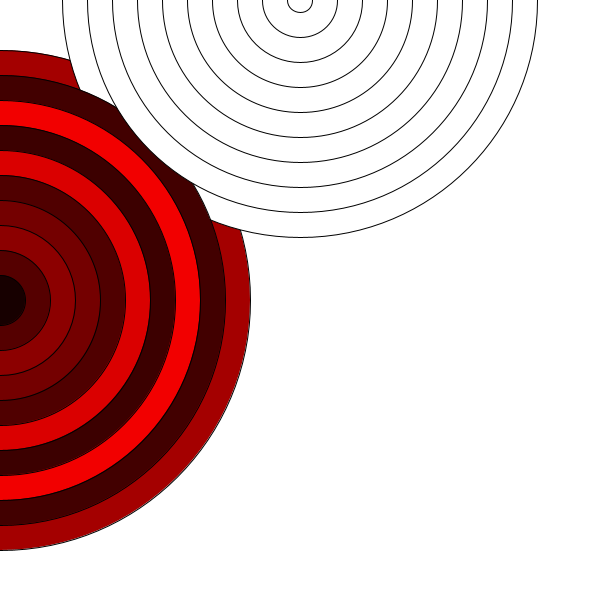
Frame 1 (no input)
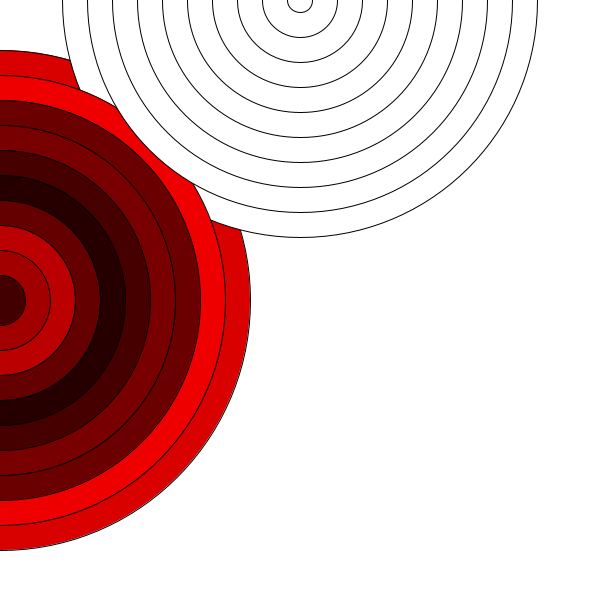
Frame 60 (the mouse pressed at the canvas centre just before this capture)
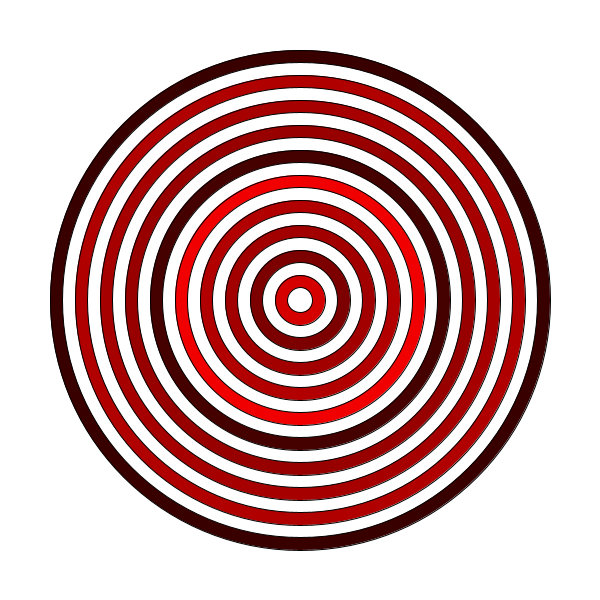
Frame 120 (the mouse held since frame 60 and released just before this capture)

The Processing sketch that drew these frames (run headless with seeded random() and noise(); from frame 60 on, the mouse is pressed at the canvas centre):

// Processing sketch: processing_159326
// ── processing_159326.pde

void setup() {
  size(600, 600);
  
} 
void draw() {
  background (255);
  for (float i= 500; i>0; i=i-50) {
   fill(random(255), random(0), random(0));
    ellipse(mouseX, height/2, i, i);
    fill(255,255,255);
    ellipse (width/2,mouseY,i-25,i-25);
    }
  
}
